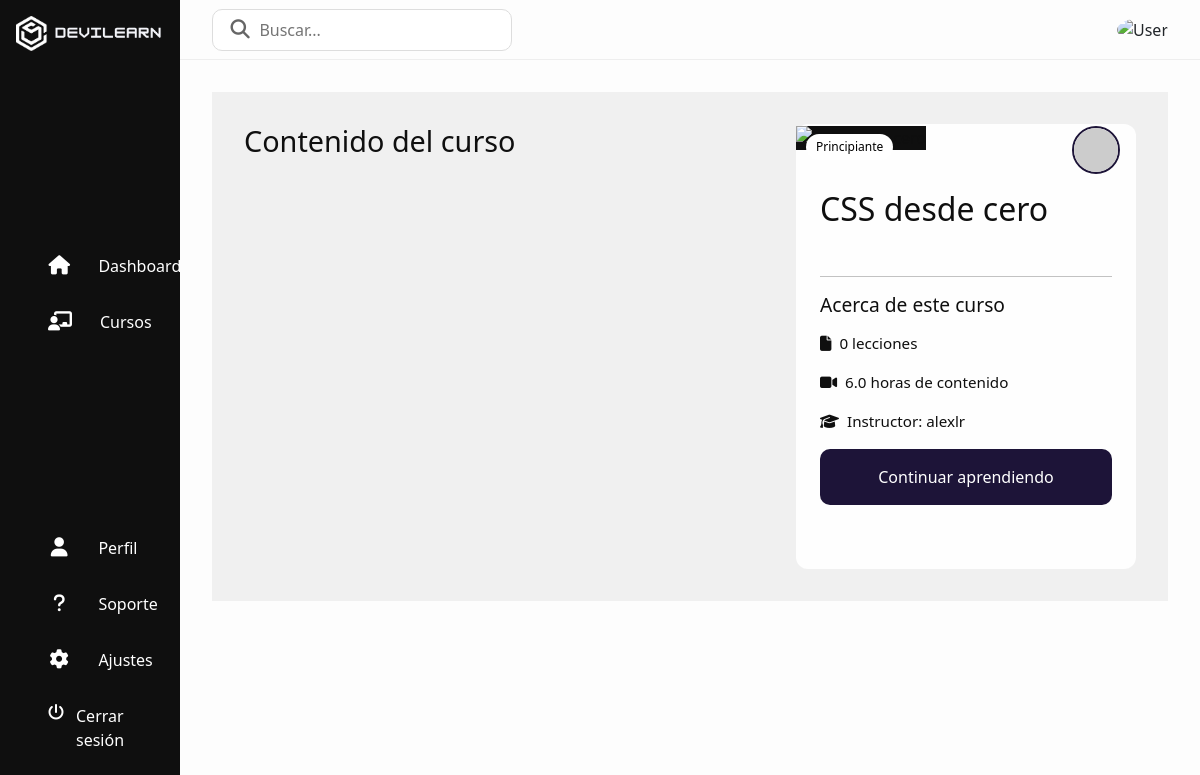
The app's page /student/detail/css-desde-cero (signed in), older data.
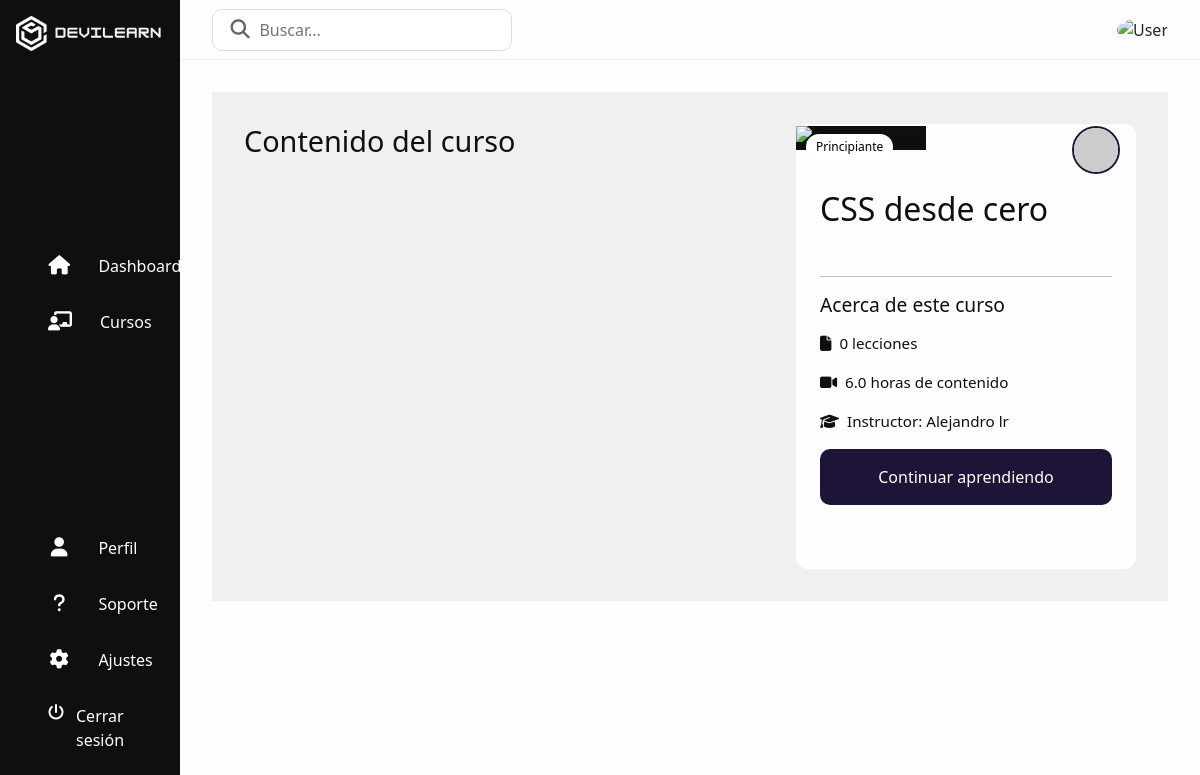
The same page, newer data.
### apps/courses/models/course.py (models this page shows, shortened)
class Course(models.Model):
    owner = models.ForeignKey(
        settings.AUTH_USER_MODEL, on_delete=models.CASCADE, related_name='owned_courses')
    title = models.CharField(max_length=200)
    slug = models.SlugField(unique=True)
    overview = models.TextField()
    created_at = models.DateField(auto_now_add=True)
    categories = models.ManyToManyField(
        Category, through='CourseCategory', related_name='courses')
    image = models.URLField()
    level = models.CharField(max_length=50)
    rating = models.FloatField(default=0.0)
    duration = models.FloatField(default=0.0)
    class Meta:
        ordering = ['-created_at']

### apps/profiles/models/user.py (models this page shows, shortened)
class User(AbstractUser):
    is_instructor = models.BooleanField(default=False)

### apps/courses/views/student.py (the view)
@login_required
def course_detail(request, slug):
    course = get_object_or_404(Course, slug=slug)
    modules = course.modules.prefetch_related('contents').order_by('order')
    total_contents = sum(module.contents.count() for module in modules)
    return render(request, 'courses/course_detail.html', {
        'course': course,
        'modules': modules,
        'total_contents': total_contents
    })

### apps/profiles/context_processors.py (called while the page is built)
def profile_picture(request):
    if request.user.is_authenticated and hasattr(request.user, 'profile'):
        photo = request.user.profile.photo
    else:
        photo = None
    return {
        'profile_picture': photo.url if photo else "https://static.vecteezy.com/system/resources/previews/009/292/244/non_2x/default-avatar-icon-of-social-media-user-vector.jpg"
    }

### templates/courses/course_detail.html (shortened to what this page needs)
{% extends 'includes/base.html' %}
{% load static %}
{% block custom_styles %}
    <link rel="stylesheet" href="{% static 'css/styles.css' %}">
{% endblock  %}
{% block content %}
    <div class="layout">
        {% include 'includes/sidebar.html' %}
        <div class="main-content">
            {% include 'includes/header.html' %}
            <main>
                <div class="course-layout">
                    <div class="course-sections">
                        <h2>Contenido del curso</h2>
                    </div>
                    <div class="course-info-card">
                        <div class="card-banner">
                            <div class="tag">{{course.level}}</div>
                            <img class="author-avatar" src="{{ course.owner.instructor_profile.photo }}" alt="Autor">
                        </div>
                        <div class="card-body">
                            <h2>{{course.title}}</h2><br>
                            <hr>
                            <h3>Acerca de este curso</h3>
                            <ul class="course-details">
                                <li><i class="fa-solid fa-file"></i> {{ total_contents }} lecciones</li>
                                <li><i class="fa-solid fa-video"></i> {{ course.duration }} horas de contenido</li>
                                <li><i class="fa-solid fa-graduation-cap"></i> Instructor: {{ course.owner.get_full_name|default:course.owner.username }}</li>
                            </ul>
                            <a class="btn bnt-primary btn-course" href="{% url 'student:course_lessons' slug=course.slug %}">Continuar aprendiendo</a>
                        </div>
                    </div>
                </div>
            </main>
        </div>
    </div>
{% endblock %}

Row changes from the older to the newer data that the page shows:
changed through a linked row, Course "CSS desde cero": owner.get_full_name "alexlr" → "Alejandro lr"
